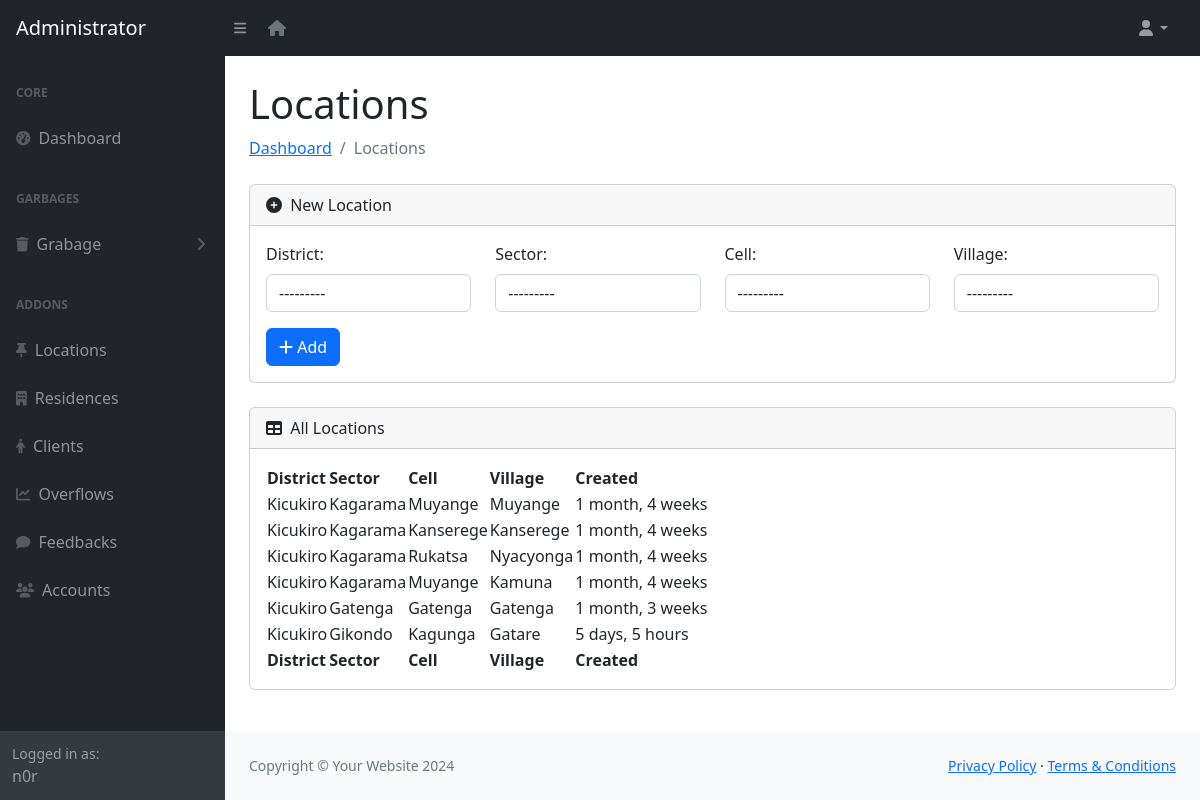
The page /locations/ (signed in) on the database its author committed.
### app/models.py (models this page shows, shortened)
class User(AbstractUser):
    class Role(models.TextChoices):
        MCOLLECTOR = "MCOLLECTOR", "Money Collector"
        ADMIN = "ADMIN", "Admin"
    role = models.CharField(max_length=50, choices=Role.choices)
    phone_number = models.CharField(validators=[phone_regex], max_length=13, unique=True, null=True)
    groups = models.ManyToManyField(
        'auth.Group',
        related_name='users',
        blank=True,
        help_text='The groups this user belongs to.'
    )
    user_permissions = models.ManyToManyField(
        'auth.Permission',
        related_name='users',
        blank=True,
        help_text='Specific permissions for this user.'
    )

class Location(models.Model):
    district = models.ForeignKey(District, on_delete=models.SET_NULL, null=True, blank=True)
    sector = models.ForeignKey(Sector, on_delete=models.SET_NULL, null=True, blank=True)
    cell = models.ForeignKey(Cell, on_delete=models.SET_NULL, null=True, blank=True)
    village = models.ForeignKey(Village, on_delete=models.SET_NULL, null=True, blank=True)
    created_at = models.DateTimeField(auto_now_add=True)
    class Meta:
        constraints = [UniqueConstraint(fields=['district', 'sector', 'cell', 'village'], name='unique_location_combination')]
        ordering = ["created_at"]

class District(models.Model):
    name = models.CharField(max_length=40)
    def __str__(self):
        return self.name

class Sector(models.Model):
    district = models.ForeignKey(District, on_delete=models.CASCADE)
    name = models.CharField(max_length=40)
    def __str__(self):
        return self.name

class Cell(models.Model):
    district = models.ForeignKey(District, on_delete=models.CASCADE)
    sector = models.ForeignKey(Sector, on_delete=models.CASCADE)
    name = models.CharField(max_length=40)
    def __str__(self):
        return self.name

class Village(models.Model):
    district = models.ForeignKey(District, on_delete=models.CASCADE)
    sector = models.ForeignKey(Sector, on_delete=models.CASCADE)
    cell = models.ForeignKey(Cell, on_delete=models.CASCADE)
    name = models.CharField(max_length=40)
    def __str__(self):
        return self.name

### app/views.py (the view)
# urls.py: path('locations/', views.locations, name="locations"),
@role_required(['ADMIN', 'MCOLLECTOR'])
def locations(request):
    locations = Location.objects.all()
    if request.method == 'POST':
        form = LocationsForm(request.POST)
        if form.is_valid():
            try:
                district = form.cleaned_data['district']
                sector = form.cleaned_data['sector']
                cell = form.cleaned_data['cell']
                village = form.cleaned_data['village']
                district_obj, created = District.objects.get_or_create(name=district)
                sector_obj, created = Sector.objects.get_or_create(name=sector)
                cell_obj, created = Cell.objects.get_or_create(name=cell)
                village_obj, created = Village.objects.get_or_create(name=village)
                location = Location.objects.create(
                    district=district_obj,
                    sector=sector_obj,
                    cell=cell_obj,
                    village=village_obj
                )
                messages.success(request, f"New Location {location} Added")
                form = LocationsForm()
            except IntegrityError:
                messages.error(request, "A location with this district, sector, cell, and village already exists. Please try a different combination.")
        else:
            messages.error(request, f"{form.errors}")
    else:
        form = LocationsForm()
    context = {'form': form, 'locations': locations}
    return render(request, 'adminn/locations.html', context)

### app/forms.py (shortened to what this page needs)
class LocationsForm(forms.Form):
    district = forms.ModelChoiceField(queryset=District.objects.all(),
        widget=forms.Select(attrs={'hx-get': 'load-sectors/', 'hx-target': '#id_sector', 'class': 'form-control'})
    )
    sector = forms.ModelChoiceField(queryset=Sector.objects.none(),
        widget=forms.Select(attrs={'hx-get': 'load-cells/', 'hx-target': '#id_cell', 'class': 'form-control'})
    )
    cell = forms.ModelChoiceField(queryset=Cell.objects.none(),
        widget=forms.Select(attrs={'hx-get': 'load-villages/', 'hx-target': '#id_village', 'class': 'form-control'})
    )
    village = forms.ModelChoiceField(queryset=Village.objects.none(),
        widget=forms.Select(attrs={'class': 'form-control'})
    )
    def __init__(self, *args, **kwargs):
        super().__init__(*args, **kwargs)

### app/views.py (called while the page is built)
def role_required(allowed_roles):
    def decorator(view_func):
        @wraps(view_func)
        def _wrapped_view(request, *args, **kwargs):
            if request.user.is_authenticated and request.user.role in allowed_roles:
                return view_func(request, *args, **kwargs)
            return redirect('403')
        return _wrapped_view
    return decorator

### app/templates/app/adminn/locations.html (shortened to what this page needs)
{% load static %}
{% if request.user.role == "ADMIN" %}
    {% include 'adminn/includes/header.html' %}
{% else %}
    {% include 'mcollector/includes/header.html' %}
{% endif %}
            <div id="layoutSidenav_content">
                <main>
                    <div class="container-fluid px-4">
                        <h1 class="mt-4">Locations</h1>
                        <ol class="breadcrumb mb-4">
                            <li class="breadcrumb-item active"><a href="{% url 'admin-home' %}">Dashboard</a></li>
                            <li class="breadcrumb-item active">Locations</li>
                        </ol>
                        {% if request.user.role == "ADMIN" %}
                          <div class="card mb-4">
                              <div class="card-header">
                                  <i class="fas fa-plus-circle me-1"></i>
                                  New Location
                              </div>
                              <div class="card-body">
                                      <form class="row" method="post">
                                        <div class="col-md-3">
                                          <label for="district" class="form-label">District:</label>
                                          {{ form.district }}
                                        </div>
                                        <div class="col-md-3">
                                          <label for="sector" class="form-label">Sector:</label>
                                          {{ form.sector }}
                                        </div>
                                      <div class="col-md-3">
                                          <label for="cell" class="form-label">Cell:</label>
                                          {{ form.cell }}
                                        </div>
                                        <div class="col-md-3">
                                          <label for="village" class="form-label">Village:</label>
                                          {{ form.village }}
                                        </div>
                                        <div class="col-md-12 mt-3">
                                          <button type="submit" class="btn btn-primary"><i class="fas fa-plus"></i> Add</button>
                                        </div>
                                      </form>
                              </div>
                          </div>
                        {% endif %}
                        <div class="card mb-4">
                          <div class="card-header">
                              <i class="fas fa-table me-1"></i>
                              All Locations
                          </div>
                          <div class="card-body">
                            <table id="datatablesSimple">
                              <thead>
                                  <tr>
                                      <th>District</th>
                                      <th>Sector</th>
                                      <th>Cell</th>
                                      <th>Village</th>
                                      <th>Created</th>
                                  </tr>
                              </thead>
                              <tfoot>
                                <tr>
                                  <th>District</th>
                                  <th>Sector</th>
                                  <th>Cell</th>
                                  <th>Village</th>
                                  <th>Created</th>
                              </tr>
                              </tfoot>
                              <tbody>
                                  {% for location in locations %}
                                  <tr>
                                      <td>{{ location.district }}</td>
                                      <td>{{ location.sector }}</td>
                                      <td>{{ location.cell }}</td>
                                      <td>{{ location.village }}</td>
                                      <td>{{ location.created_at | timesince }}</td>
                                  </tr>
                                  {% endfor %}
                              </tbody>
                            </table>
                            </div>
                        </div>
                    </div>
                </main>
{% include 'adminn/includes/footer.html' %}

### app/templates/app/adminn/includes/header.html (shortened to what this page needs)
{% load static %}
<!DOCTYPE html>
<html lang="en">
    <head>
        <link href="https://cdn.jsdelivr.net/npm/simple-datatables@7.1.2/dist/style.min.css" rel="stylesheet" />
        <link href="{% static 'adminn/css/styles.css' %}" rel="stylesheet" />
    </head>
    <body class="sb-nav-fixed">
        <nav class="sb-topnav navbar navbar-expand navbar-dark bg-dark">
            <a class="navbar-brand ps-3" href="{% url 'admin-home' %}">Administrator</a>
            <button class="btn btn-link btn-sm order-1 order-lg-0 me-4 me-lg-0" id="sidebarToggle" href="#!"><i class="fas fa-bars"></i></button>&nbsp;&nbsp;&nbsp;
            <a href="/" class="text-secondary"><i class="fas fa-house"></i></a>
            <ul class="navbar-nav ms-auto ms-md-0 me-3 me-lg-4">
                <li class="nav-item dropdown">
                    <a class="nav-link dropdown-toggle" id="navbarDropdown" href="#" role="button" data-bs-toggle="dropdown" aria-expanded="false"><i class="fas fa-user fa-fw"></i></a>
                </li>
            </ul>
        </nav>
        <div id="layoutSidenav">
            <div id="layoutSidenav_nav">
                <nav class="sb-sidenav accordion sb-sidenav-dark" id="sidenavAccordion">
                    <div class="sb-sidenav-menu">
                        <div class="nav">
                            <div class="sb-sidenav-menu-heading">Core</div>
                            <a class="nav-link" href="{% url 'admin-home' %}">
                                <div class="sb-nav-link-icon"><i class="fas fa-tachometer-alt"></i></div>
                                Dashboard
                            </a>
                            <div class="sb-sidenav-menu-heading">Garbages</div>
                            <a class="nav-link collapsed" href="#" data-bs-toggle="collapse" data-bs-target="#collapseLayouts" aria-expanded="false" aria-controls="collapseLayouts">
                                <div class="sb-nav-link-icon"><i class="fas fa-trash"></i></div>
                                Grabage
                                <div class="sb-sidenav-collapse-arrow"><i class="fas fa-angle-down"></i></div>
                            </a>
                            <div class="sb-sidenav-menu-heading">Addons</div>
                            <a class="nav-link" href="{% url 'locations' %}">
                                <div class="sb-nav-link-icon"><i class="fas fa-thumb-tack"></i></div>
                                Locations
                            </a>
                            <a class="nav-link" href="{% url 'residence' %}">
                                <div class="sb-nav-link-icon"><i class="fas fa-building"></i></div>
                                Residences
                            </a>
                            <a class="nav-link" href="{% url 'clients' %}">
                                <div class="sb-nav-link-icon"><i class="fas fa-male"></i></div>
                                Clients
                            </a>
                            <a class="nav-link" href="{% url 'overflow' %}">
                                <div class="sb-nav-link-icon"><i class="fas fa-line-chart"></i></div>
                                Overflows
                            </a>
                            <a class="nav-link" href="{% url 'feedbacks' %}">
                                <div class="sb-nav-link-icon"><i class="fas fa-comment"></i></div>
                                Feedbacks
                            </a>
                            <a class="nav-link" href="{% url 'accounts' %}">
                                <div class="sb-nav-link-icon"><i class="fas fa-users"></i></div>
                                Accounts
                            </a>
                        </div>
                    </div>
                    <div class="sb-sidenav-footer">
                        <div class="small">Logged in as:</div>
                        {{ request.user }}
                    </div>
                </nav>
            </div>

### rows shown on the page
User: user "n0r"
Location: district "Kicukiro", sector "Kagarama", cell "Muyange", village "Muyange", created_at "1 month, 4 weeks"
Location: district "Kicukiro", sector "Kagarama", cell "Kanserege", village "Kanserege", created_at "1 month, 4 weeks"
Location: district "Kicukiro", sector "Kagarama", cell "Rukatsa", village "Nyacyonga", created_at "1 month, 4 weeks"
Location: district "Kicukiro", sector "Kagarama", cell "Muyange", village "Kamuna", created_at "1 month, 4 weeks"
Location: district "Kicukiro", sector "Gatenga", cell "Gatenga", village "Gatenga", created_at "1 month, 3 weeks"
Location: district "Kicukiro", sector "Gikondo", cell "Kagunga", village "Gatare", created_at "5 days, 5 hours"
